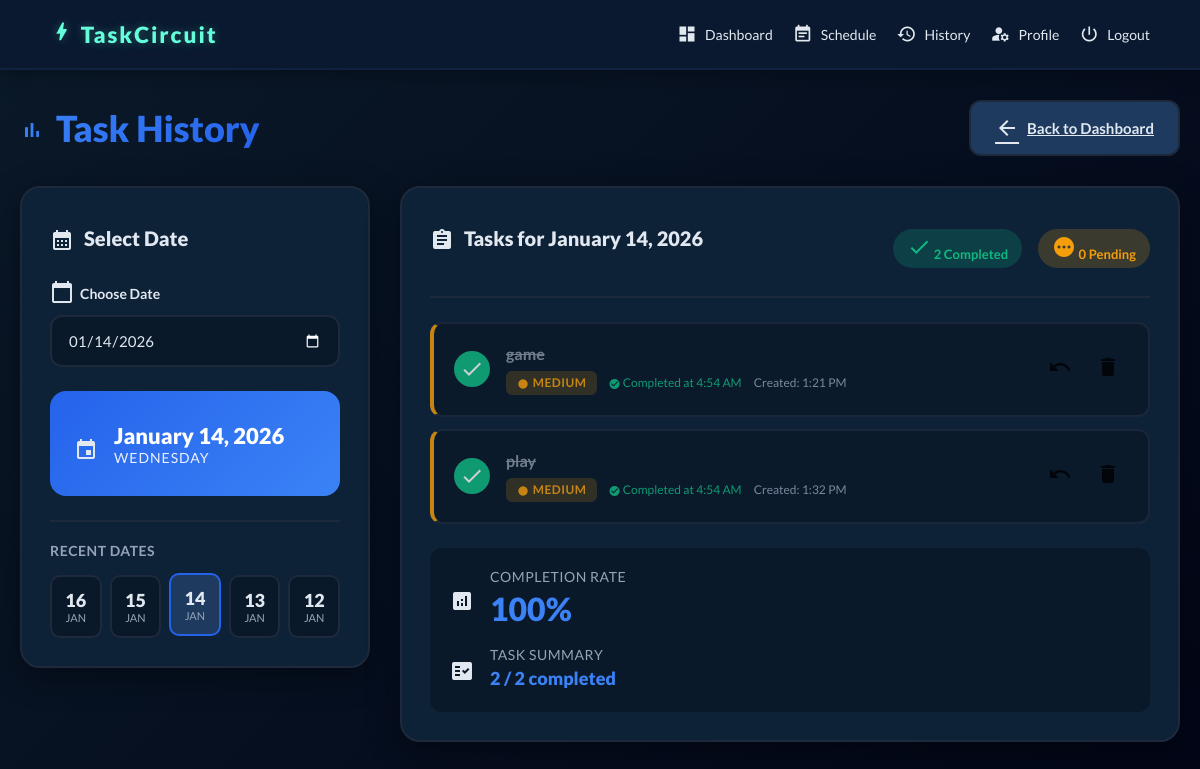
Page /history/ (signed in) on the committed database.
### tasks_app/models.py (models this page shows, shortened)
class Task(models.Model):
    PRIORITY_CHOICES = [
        ('low', 'Low'),
        ('medium', 'Medium'),
        ('high', 'High'),
    ]
    user = models.ForeignKey(User, on_delete=models.CASCADE, related_name='tasks')
    title = models.CharField(max_length=255)
    priority = models.CharField(max_length=10, choices=PRIORITY_CHOICES, default='medium')
    scheduled_date = models.DateField()
    completed = models.BooleanField(default=False)
    completed_at = models.DateTimeField(null=True, blank=True)
    created_at = models.DateTimeField(auto_now_add=True)
    class Meta:
        ordering = ['-priority', 'created_at']

### tasks_app/views.py (the view)
# urls.py: path('history/', views.history_view, name='history'),
@login_required
def history_view(request):
    selected_date = request.GET.get('date')
    if selected_date:
        try:
            selected_date = datetime.strptime(selected_date, '%Y-%m-%d').date()
        except ValueError:
            selected_date = timezone.now().date()
    else:
        selected_date = timezone.now().date()
    tasks = Task.objects.filter(
        user=request.user,
        scheduled_date=selected_date
    ).order_by('-priority', 'created_at')
    total_count = tasks.count()
    completed_count = tasks.filter(completed=True).count()
    pending_count = tasks.filter(completed=False).count()
    if total_count > 0:
        completion_rate = int((completed_count / total_count) * 100)
    else:
        completion_rate = 0
    dates_with_tasks = Task.objects.filter(
        user=request.user
    ).values_list('scheduled_date', flat=True).distinct().order_by('-scheduled_date')
    profile = get_or_create_profile(request.user)
    context = {
        'tasks': tasks,
        'selected_date': selected_date,
        'dates_with_tasks': dates_with_tasks,
        'profile': profile,
        'completed_count': completed_count,
        'pending_count': pending_count,
        'completion_rate': completion_rate,
    }
    return render(request, 'tasks_app/history.html', context)

### tasks_app/views.py (called while the page is built)
def get_or_create_profile(user):
    try:
        return user.profile
    except:
        import random
        while True:
            key = ''.join([str(random.randint(0, 9)) for _ in range(6)])
            if not UserProfile.objects.filter(unique_key=key).exists():
                break
        profile = UserProfile.objects.create(user=user, unique_key=key)
        return profile

### tasks_app/templates/tasks_app/history.html (shortened to what this page needs)
{% extends 'base.html' %}
{% load static %}
{% block content %}
<div class="history-container">
    <div class="history-header">
        <h1 class="page-title">
            <span class="title-icon"><span class="material-icons">bar_chart</span></span>
            Task History
        </h1>
        <a href="{% url 'dashboard' %}" class="btn btn-secondary">
            <span class="material-icons">arrow_back</span> Back to Dashboard
        </a>
    </div>
    <div class="history-grid">
        <div class="date-selector-section">
            <div class="section-card">
                <h2 class="section-title">
                    <span class="title-icon"><span class="material-icons">calendar_month</span></span>
                    Select Date
                </h2>
                <form method="get" class="date-form">
                    <div class="form-group">
                        <label for="date">
                            <span class="label-icon"><span class="material-icons">calendar_today</span></span> Choose Date
                        </label>
                        <input type="date" name="date" id="date" value="{{ selected_date|date:'Y-m-d' }}" class="date-input" onchange="this.form.submit()">
                    </div>
                </form>
                <div class="current-date-display">
                    <div class="calendar-icon"><span class="material-icons">event</span></div>
                    <div>
                        <div class="current-date">{{ selected_date|date:"F d, Y" }}</div>
                        <div class="current-day">{{ selected_date|date:"l" }}</div>
                    </div>
                </div>
                {% if dates_with_tasks %}
                <div class="recent-dates">
                    <h3 class="recent-title">Recent Dates</h3>
                    <div class="dates-list">
                        {% for date in dates_with_tasks|slice:":10" %}
                        <a href="?date={{ date|date:'Y-m-d' }}" class="date-link {% if date == selected_date %}active{% endif %}">
                            <span class="date-number">{{ date|date:"d" }}</span>
                            <span class="date-month">{{ date|date:"M" }}</span>
                        </a>
                        {% endfor %}
                    </div>
                </div>
                {% endif %}
            </div>
        </div>
        <div class="history-tasks-section">
            <div class="section-card">
                <div class="card-header">
                    <h2 class="section-title">
                        <span class="title-icon"><span class="material-icons">assignment</span></span>
                        Tasks for {{ selected_date|date:"F d, Y" }}
                    </h2>
                    {% if tasks %}
                    <div class="stats-summary">
                        <span class="stat-item completed">
                            <span class="material-icons">check</span> {{ completed_count }} Completed
                        </span>
                        <span class="stat-item pending">
                            <span class="material-icons">pending</span> {{ pending_count }} Pending
                        </span>
                    </div>
                    {% endif %}
                </div>
                <div class="history-tasks-container">
                    {% if tasks %}
                        <div class="tasks-list">
                            {% for task in tasks %}
                            <div class="history-task-item {% if task.completed %}completed{% endif %} priority-{{ task.priority }}">
                                <div class="task-status">
                                    {% if task.completed %}
                                        <span class="status-icon completed"><span class="material-icons">check</span></span>
                                    {% else %}
                                        <span class="status-icon pending"><span class="material-icons">schedule</span></span>
                                    {% endif %}
                                </div>
                                <div class="task-content">
                                    <h3 class="task-title">{{ task.title }}</h3>
                                    <div class="task-meta">
                                        <span class="priority-badge priority-{{ task.priority }}">
                                            <span class="material-icons" style="font-size: 14px; vertical-align: middle;">fiber_manual_record</span>
                                            {{ task.get_priority_display }}
                                        </span>
                                        {% if task.completed %}
                                            <span class="completed-time">
                                                <span class="material-icons" style="font-size: 12px; vertical-align: middle;">check_circle</span> Completed at {{ task.completed_at|date:"g:i A" }}
                                            </span>
                                        {% endif %}
                                        <span class="created-time">
                                            Created: {{ task.created_at|date:"g:i A" }}
                                        </span>
                                    </div>
                                </div>
                                <div class="task-actions">
                                    <form method="post" action="{% url 'toggle_task' task.id %}" class="inline-form">
                                        <button type="submit" class="btn-icon-action toggle" title="Toggle completion">
                                            {% if task.completed %}<span class="material-icons">undo</span>{% else %}<span class="material-icons">check</span>{% endif %}
                                        </button>
                                    </form>
                                    <form method="post" action="{% url 'delete_task' task.id %}" class="inline-form" onsubmit="return confirm('Delete this task?');">
                                        <button type="submit" class="btn-icon-action delete" title="Delete task">
                                            <span class="material-icons">delete</span>
                                        </button>
                                    </form>
                                </div>
                            </div>
                            {% endfor %}
                        </div>
                        <div class="summary-stats">
                            <div class="summary-card">
                                <div class="summary-icon"><span class="material-icons">analytics</span></div>
                                <div class="summary-content">
                                    <div class="summary-label">Completion Rate</div>
                                    <div class="summary-value">{{ completion_rate }}%</div>
                                </div>
                            </div>
                            <div class="summary-card" style="margin-top: 16px;">
                                <div class="summary-icon"><span class="material-icons">fact_check</span></div>
                                <div class="summary-content">
                                    <div class="summary-label">Task Summary</div>
                                    <div class="summary-value" style="font-size: 18px;">
                                        {{ completed_count }} / {{ tasks.count }} completed
                                    </div>
                                </div>
                            </div>
                        </div>
                    {% endif %}
                </div>
            </div>
        </div>
    </div>
</div>
{% endblock %}

### templates/base.html (shortened to what this page needs)
<!DOCTYPE html>
<html lang="en">
<head>
    {% load static %}
    <link rel="stylesheet" href="{% static 'css/styles.css' %}">
</head>
<body class="{% if user.is_authenticated and user.profile.dark_theme %}dark-theme{% else %}light-theme{% endif %}">
    <nav>
        <div class="logo">
            <span class="logo-wrapper">
                <span class="material-icons logo-icon">bolt</span>
                <span class="logo-text">TaskCircuit</span>
            </span>
        </div>
        <div class="links">
            {% if user.is_authenticated %}
                <a href="{% url 'dashboard' %}" title="Home">
                    <span class="material-icons">dashboard</span> Dashboard
                </a>
                <a href="{% url 'schedule' %}" title="Upcoming">
                    <span class="material-icons">event_note</span> Schedule
                </a>
                <a href="{% url 'history' %}" title="Past Tasks">
                    <span class="material-icons">history</span> History
                </a>
                <a href="{% url 'profile' %}" title="Settings">
                    <span class="material-icons">manage_accounts</span> Profile
                </a>
                <a href="{% url 'logout' %}" class="nav-logout">
                    <span class="material-icons">power_settings_new</span> Logout
                </a>
            {% endif %}
        </div>
    </nav>
    <main class="main-content">
        {% block content %}{% endblock %}
    </main>
</body>
</html>

### rows in the picture
Task: completed True (drawn), title "game", priority "MEDIUM", completed_at "4:54 AM", created_at "1:21 PM"
Task: completed True (drawn), title "play", priority "MEDIUM", completed_at "4:54 AM", created_at "1:32 PM"

### other values in the picture
{{ selected_date|date:"F d, Y" }} "January 14, 2026"
{{ selected_date|date:"l" }} "WEDNESDAY"
{{ date|date:"d" }} "16" "15" "14" "13" "12"
{{ date|date:"M" }} "JAN" "JAN" "JAN" "JAN" "JAN"
{{ completed_count }} "2"
{{ pending_count }} "0"
{{ completion_rate }} "100"
{{ tasks.count }} "2"
